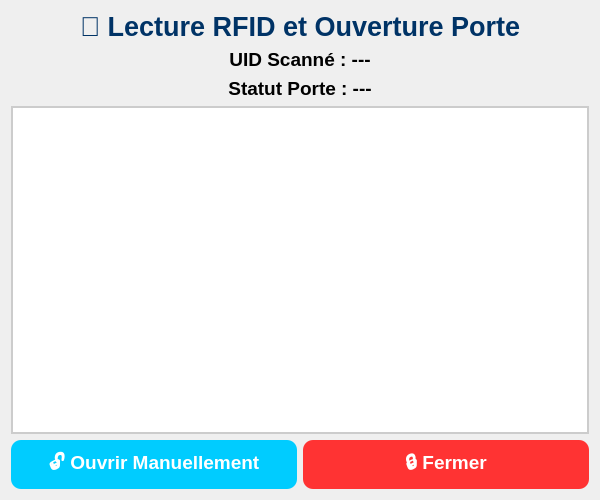
<?xml version="1.0" encoding="UTF-8"?>
<ui version="4.0">
 <class>FenetreControleRFID</class>
 <widget class="QDialog" name="FenetreControleRFID">
  <property name="geometry">
   <rect>
    <x>0</x>
    <y>0</y>
    <width>600</width>
    <height>500</height>
   </rect>
  </property>
  <property name="windowTitle">
   <string>🔒 Contrôle RFID et Porte</string>
  </property>
  <property name="styleSheet">
   <string notr="true">
    QDialog {
        background-color: qlineargradient(x1:0, y1:0, x2:1, y2:1,
            stop:0 #f0f8ff, stop:1 #cce7ff);
    }
    QLabel#labelTitre {
        font-size: 20pt;
        font-weight: bold;
        color: #003366;
    }
    QLabel#labelUID, QLabel#labelStatut {
        font-size: 14pt;
        font-weight: bold;
    }
    QListWidget {
        background: #ffffff;
        border: 2px solid #cccccc;
        font-size: 12pt;
        padding: 6px;
    }
    QPushButton {
        font-size: 14pt;
        font-weight: bold;
        padding: 8px 16px;
        border-radius: 10px;
    }
    QPushButton#btnOuvrir {
        background-color: #00ccff;
        color: white;
    }
    QPushButton#btnFermer {
        background-color: #ff3333;
        color: white;
    }
    QPushButton:hover {
        background-color: #3399ff;
    }
   </string>
  </property>
  <layout class="QVBoxLayout" name="verticalLayout">
   <item>
    <widget class="QLabel" name="labelTitre">
     <property name="text">
      <string>🔐 Lecture RFID et Ouverture Porte</string>
     </property>
     <property name="alignment">
      <set>Qt::AlignCenter</set>
     </property>
    </widget>
   </item>
   <item>
    <widget class="QLabel" name="labelUID">
     <property name="text">
      <string>UID Scanné : ---</string>
     </property>
     <property name="alignment">
      <set>Qt::AlignCenter</set>
     </property>
    </widget>
   </item>
   <item>
    <widget class="QLabel" name="labelStatut">
     <property name="text">
      <string>Statut Porte : ---</string>
     </property>
     <property name="alignment">
      <set>Qt::AlignCenter</set>
     </property>
    </widget>
   </item>
   <item>
    <widget class="QListWidget" name="listWidgetUIDs"/>
   </item>
   <item>
    <layout class="QHBoxLayout" name="horizontalLayout">
     <item>
      <widget class="QPushButton" name="btnOuvrir">
       <property name="text">
        <string>🔓 Ouvrir Manuellement</string>
       </property>
      </widget>
     </item>
     <item>
      <widget class="QPushButton" name="btnFermer">
       <property name="text">
        <string>🔒 Fermer</string>
       </property>
      </widget>
     </item>
    </layout>
   </item>
  </layout>
 </widget>
 <resources/>
 <connections/>
</ui>
